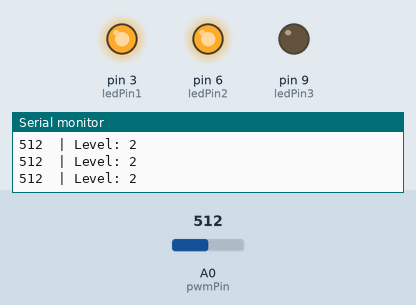
Simulated run of this sketch. Board: Arduino Uno, built with avr-gcc and run on an emulated ATmega328P. Parts: output pins drawn as LEDs (lit = HIGH), the last lines printed to the serial monitor. The test bench sets the inputs (shaded band); at power-on: A0 (pwmPin) = 512.

Above: at 1.2 s.
1.3 s: A0 (pwmPin) set to 494
At 2.0 s:
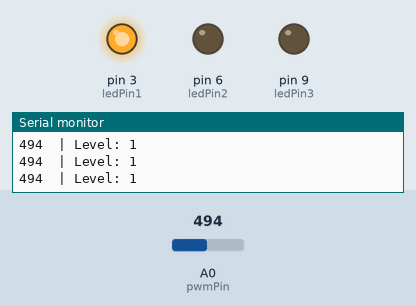
2.8 s: A0 (pwmPin) set to 1023
At 3.4 s:
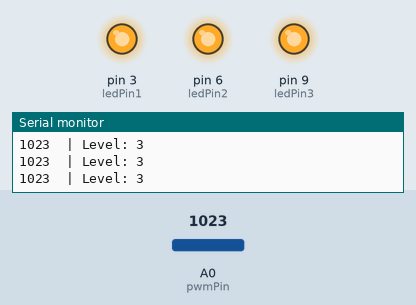
4.3 s: A0 (pwmPin) set to 1007
At 4.8 s:
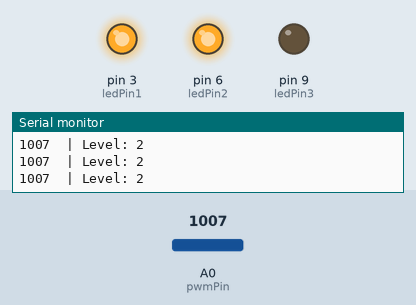
5.8 s: A0 (pwmPin) set to 511
At 6.3 s:
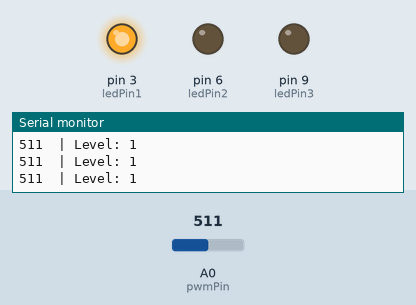
Timing chart, 0 to 8.3 s (numbered marks = the images above; inputs shaded):
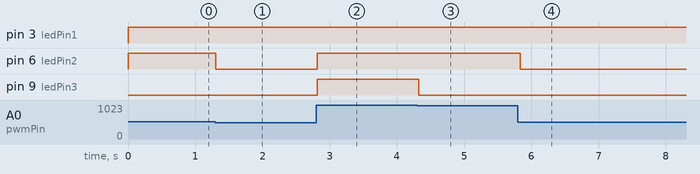

Measured:
- the behaviour switches between 512 and 511 on A0 (pwmPin) (found by bisection; images 0 and 1)
- the behaviour switches between 1023 and 1022 on A0 (pwmPin) (found by bisection; images 2 and 3)
- after the input at 1.3 s, pin 6 (ledPin2): HIGH → LOW at once
- after the input at 2.8 s, pin 6 (ledPin2), pin 9 (ledPin3): LOW → HIGH at once
- after the input at 4.3 s, pin 9 (ledPin3): HIGH → LOW at once
- after the input at 5.8 s, pin 6 (ledPin2): HIGH → LOW at once

The sketch:

03-exercise.ino
```cpp
// set the pin numbers for the LEDs and the potentiometer
int ledPin1 = 3;
int ledPin2 = 6;
int ledPin3 = 9;
int pwmPin  = A0;

// variable to store the value read from the potentiometer
unsigned int readValue;
int level;

// function that runs once when you press reset or power the board
void setup() {
  // set the LED pins as output and start the serial communication for debugging
  pinMode(ledPin1, OUTPUT);
  pinMode(ledPin2, OUTPUT);
  pinMode(ledPin3, OUTPUT);
  Serial.begin(9600);
}

// function that repeats indefinitely when the arduino is powered on
void loop() {
  // read the value from the potentiometer, print it to the serial monitor for debugging, map it to a value between 1 and 3 and write it to the LEDs
  readValue = analogRead(pwmPin);
  Serial.print(readValue);

  level = map(readValue, 0, 1023, 1, 3);
  Serial.print("  | Level: ");
  Serial.println(level);

  digitalWrite(ledPin1, level >= 1 ? HIGH : LOW);
  digitalWrite(ledPin2, level >= 2 ? HIGH : LOW);
  digitalWrite(ledPin3, level >= 3 ? HIGH : LOW);

  delay(100);
}
```
